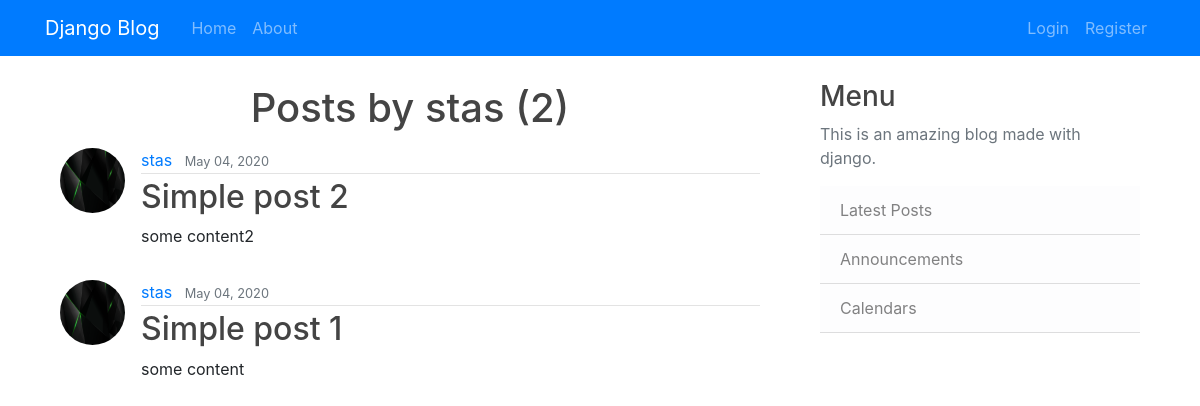
The app's page /user/stas/, older data.
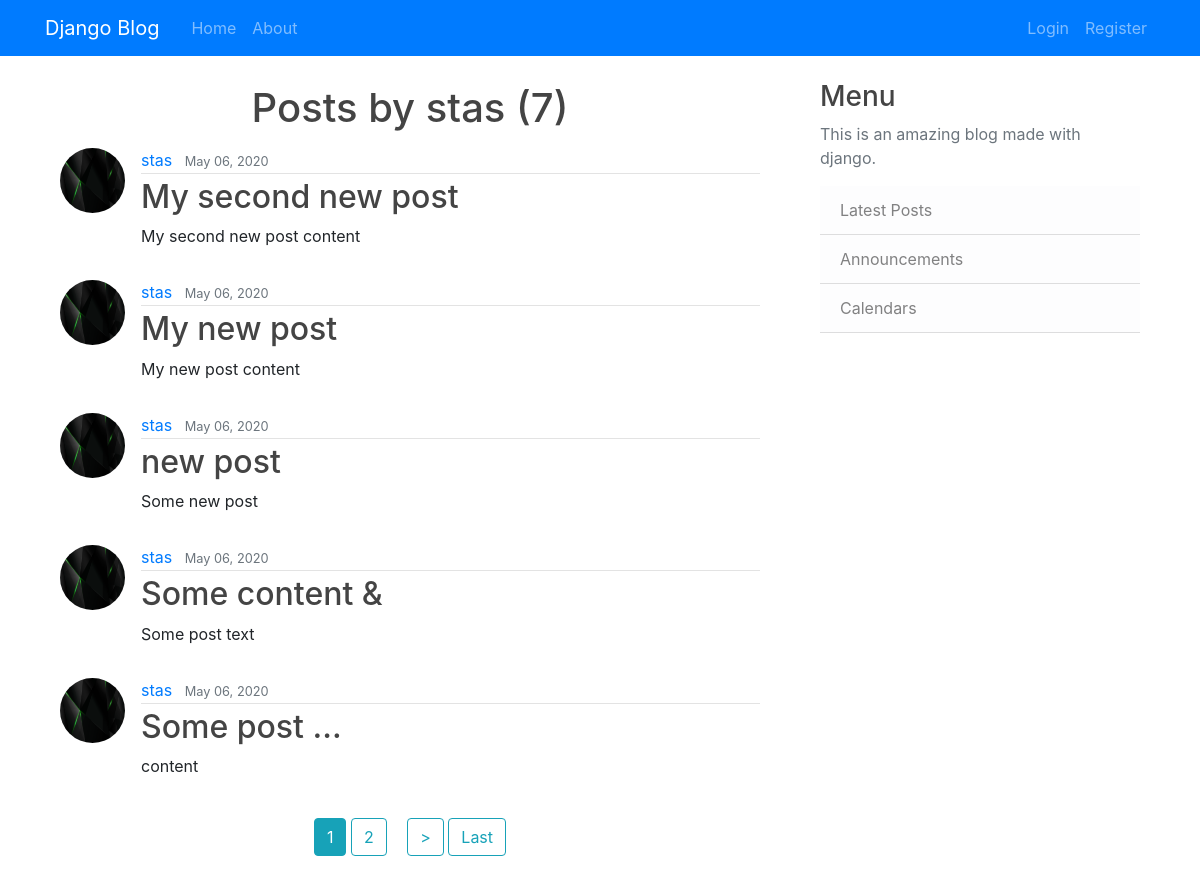
The same page, newer data.
### main/models.py (models this page shows, shortened)
class Post(models.Model):
    title = models.CharField(max_length=100)
    content = models.TextField()
    date_posted = models.DateTimeField(default = timezone.now)
    author = models.ForeignKey(User, on_delete=models.CASCADE)

### users/models.py (models this page shows, shortened)
class Profile(models.Model):
    user = models.OneToOneField(User, on_delete=models.CASCADE)
    image = models.ImageField(default='default.jpg', upload_to='profile_pics')

### main/views.py (the view)
# urls.py: path('user/<str:username>/', views.UserPostListView.as_view(), name="user-posts"),
class UserPostListView(ListView):
    model = Post
    template_name = 'user_posts.html'
    context_object_name = 'posts'
    paginate_by = 5
    def get_queryset(self):
        user = get_object_or_404(User, username=self.kwargs.get('username'))
        return Post.objects.filter(author=user).order_by('-date_posted')

### templates/user_posts.html (shortened to what this page needs)
{% extends 'base.html' %}
{% block content %}
  <h1 class="mt-1 parent">Posts by {{ view.kwargs.username }} ({{ page_obj.paginator.count }})</h1>
  {% for post in posts %}
    <article class="media container mt-3">
      <img src="{{ post.author.profile.image.url }}" class="rounded-circle article-img">
      <div class="media-body">
        <div class="article-metadata">
          <a class="mr-2" href="{% url 'user-posts' post.author.username %}">{{ post.author }}</a>
          <small class="text-muted">{{ post.date_posted|date:"F d, Y" }}</small>
        </div>
        <h2><a class="article-title" href="{% url 'detail' post.id %}">{{ post.title }}</a></h2>
        <p class="article-content">{{ post.content }}</p>
      </div>
    </article>
  {% endfor %}
  {% if is_paginated %}
    <div class="container parent">
      <div class="center mt-4">
        {% for num in page_obj.paginator.page_range %}
          {% if page_obj.number == num %}
            <a class="btn btn-info mb-4" href="?page={{ num }}">{{ num }}</a>
          {% elif num > page_obj.number|add:'-3' and num < page_obj.number|add:'3' %}
            <a class="btn btn-outline-info mb-4" href="?page={{ num }}">{{ num }}</a>
          {% endif %}
        {% endfor %}
        {% if page_obj.has_next %}
          <a class="btn btn-outline-info ml-3 mb-4" href="?page={{ page_obj.next_page_number }}">></a>
          <a class="btn btn-outline-info mb-4" href="?page={{ page_obj.paginator.num_pages }}">Last</a>
        {% endif %}
      </div>
    </div>
  {% endif %}
{% endblock content %}

Row changes from the older to the newer data that the page shows:
no longer on this page (row edited): Post: author.profile.image (picture), author "stas", date_posted "May 04, 2020", title "Simple post 2", content "some content2"
no longer on this page (row unchanged): Post: author.profile.image (picture), author "stas", date_posted "May 04, 2020", title "Simple post 1", content "some content"
added Post: author.profile.image (picture), author "stas", date_posted "May 06, 2020", title "My second new post", content "My second new post content"
added Post: author.profile.image (picture), author "stas", date_posted "May 06, 2020", title "My new post", content "My new post content"
added Post: author.profile.image (picture), author "stas", date_posted "May 06, 2020", title "new post", content "Some new post"
added Post: author.profile.image (picture), author "stas", date_posted "May 06, 2020", title "Some content &", content "Some post text"
added Post: author.profile.image (picture), author "stas", date_posted "May 06, 2020", title "Some post ...", content "content"
Text that changed along with them:
{{ page_obj.paginator.count }}: "2" → "7"
new list line: "1"
new list line: "2"
text now shown: "> Last"
